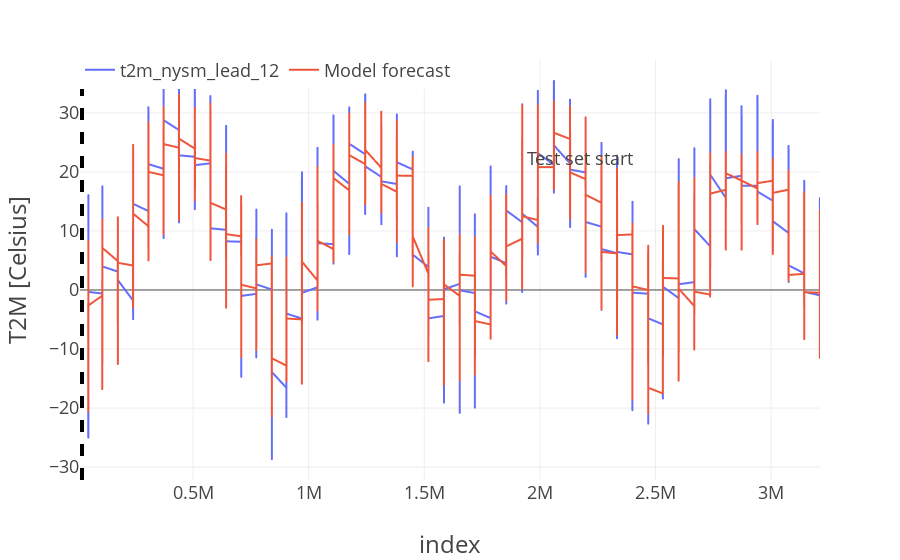

This figure's notebook cell:
### Code cell
import plotly.express as px
import plotly.graph_objects as go
import plotly.io as pio

pio.templates.default = "plotly_white"
plot_template = dict(
    layout=go.Layout(
        {"font_size": 18, "xaxis_title_font_size": 24, "yaxis_title_font_size": 24}
    )
)

fig = px.line(df_out, labels=dict(created_at="Date", value="T2M [Celsius]"))
fig.add_vline(x=test_start, line_width=4, line_dash="dash")
fig.add_annotation(
    xref="paper", x=0.75, yref="paper", y=0.8, text="Test set start", showarrow=False
)
fig.update_layout(
    template=plot_template, legend=dict(orientation="h", y=1.02, title_text="")
)
fig.show()

### Figure 1 — Plotly figure (JSON) as saved in the notebook; plotly's stock layout.template omitted (floating-point values rounded to 4 significant figures; data arrays with more than 128 entries replaced by an {"elided": "..."} marker saying what was removed)
{"data": [{"hovertemplate": "variable=t2m_nysm_lead_12<br>index=%{x}<br>T2M [Celsius]=%{y}<extra></extra>", "legendgroup": "t2m_nysm_lead_12", "line": {"color": "#636efa", "dash": "solid"}, "marker": {"symbol": "circle"}, "mode": "lines", "name": "t2m_nysm_lead_12", "showlegend": true, "type": "scattergl", "x": {"elided": "26067 int values"}, "xaxis": "x", "y": {"elided": "26067 float values"}, "yaxis": "y"}, {"hovertemplate": "variable=Model forecast<br>index=%{x}<br>T2M [Celsius]=%{y}<extra></extra>", "legendgroup": "Model forecast", "line": {"color": "#EF553B", "dash": "solid"}, "marker": {"symbol": "circle"}, "mode": "lines", "name": "Model forecast", "showlegend": true, "type": "scattergl", "x": {"elided": "26067 int values"}, "xaxis": "x", "y": {"elided": "26067 float values"}, "yaxis": "y"}], "layout": {"annotations": [{"showarrow": false, "text": "Test set start", "x": 0.75, "xref": "paper", "y": 0.8, "yref": "paper"}], "legend": {"orientation": "h", "title": {"text": ""}, "tracegroupgap": 0, "y": 1.02}, "margin": {"t": 60}, "shapes": [{"line": {"dash": "dash", "width": 4}, "type": "line", "x0": 19563, "x1": 19563, "xref": "x", "y0": 0, "y1": 1, "yref": "y domain"}], "xaxis": {"anchor": "y", "domain": [0, 1], "title": {"text": "index"}}, "yaxis": {"anchor": "x", "domain": [0, 1], "title": {"text": "T2M [Celsius]"}}}}
